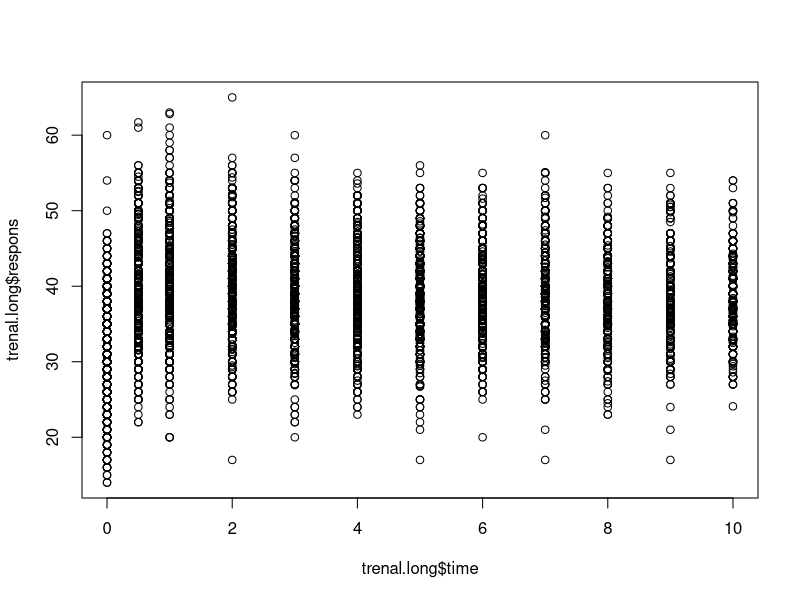
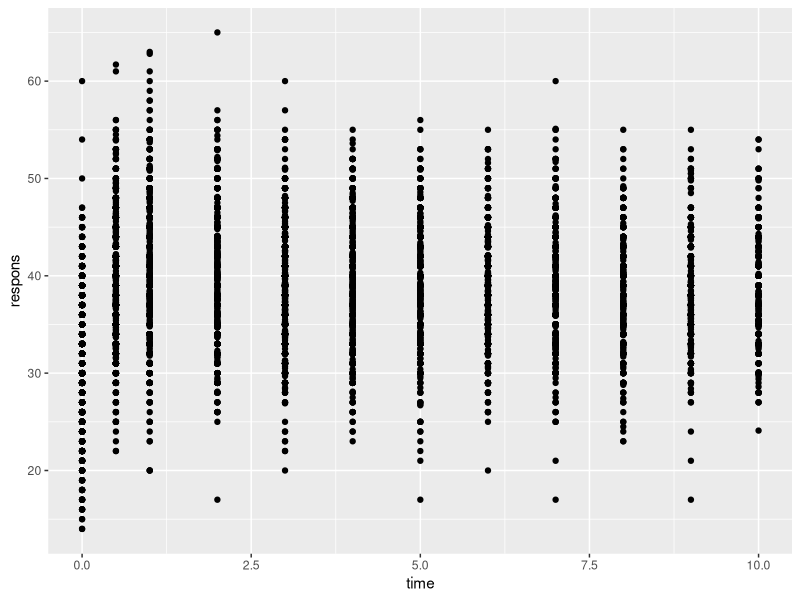
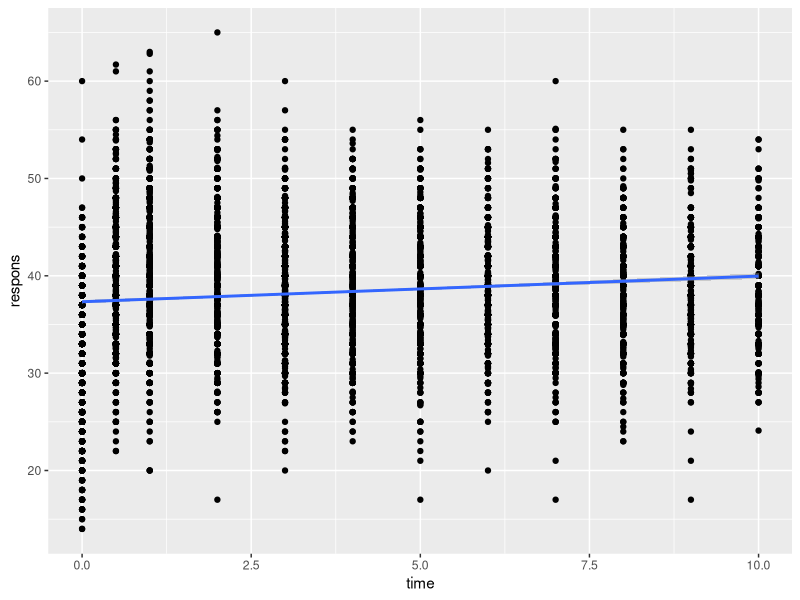
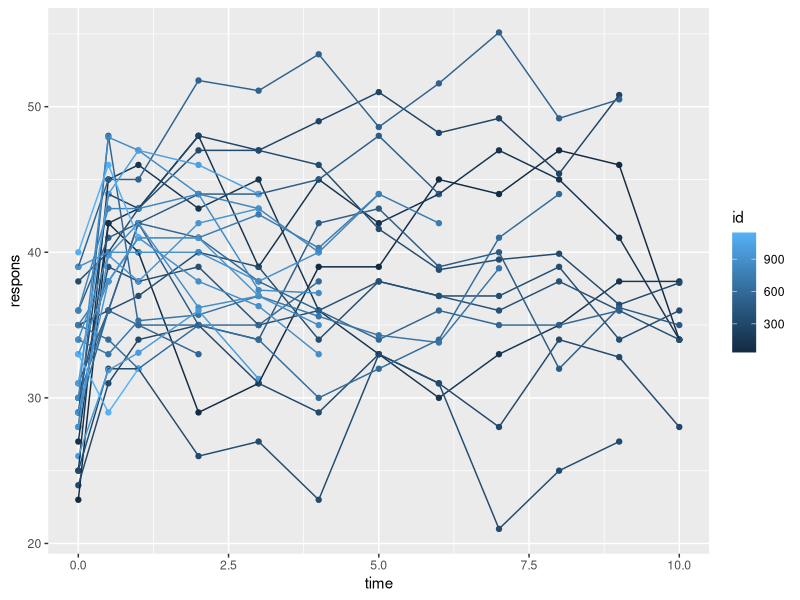
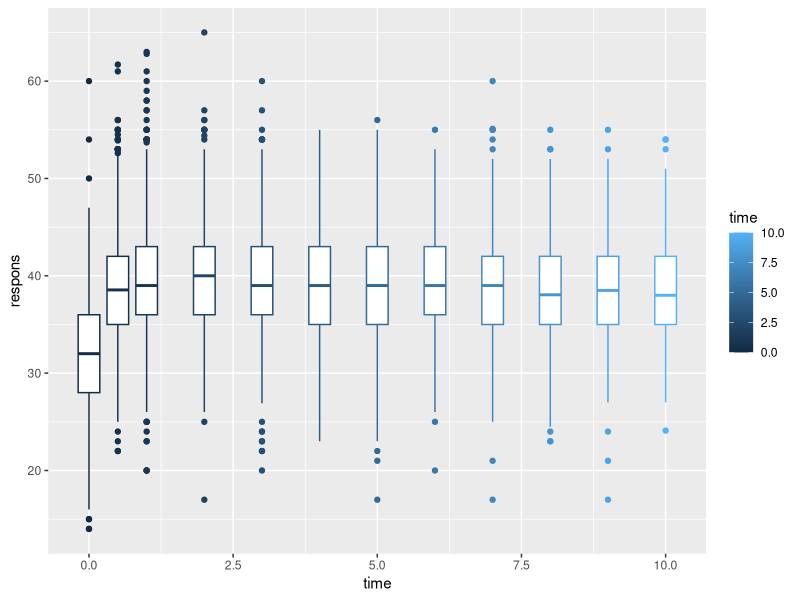
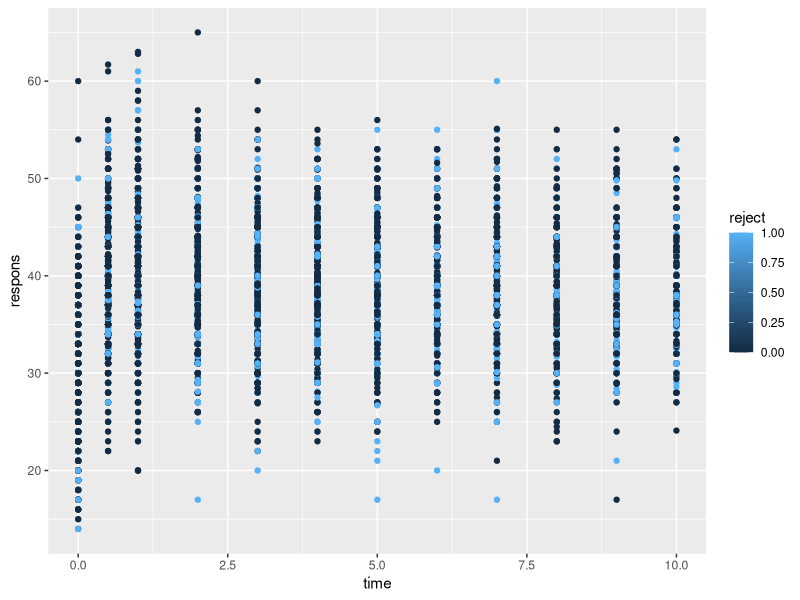
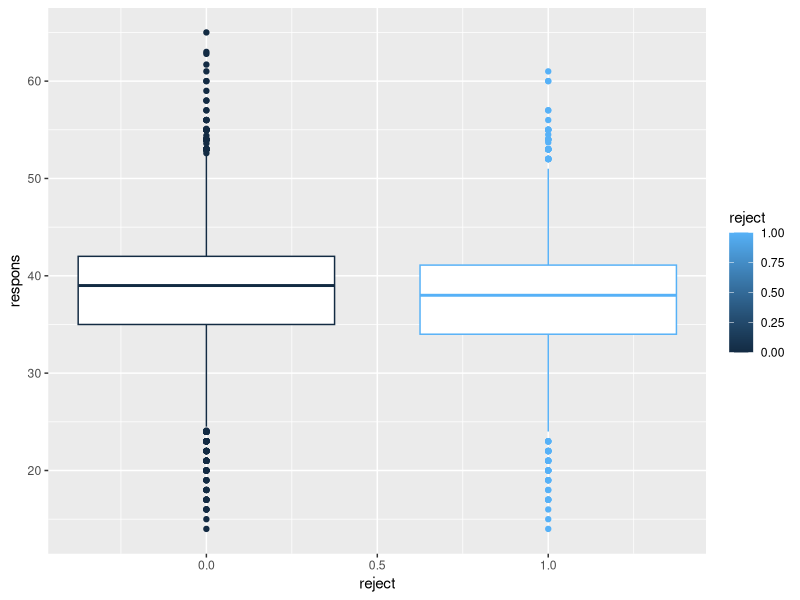
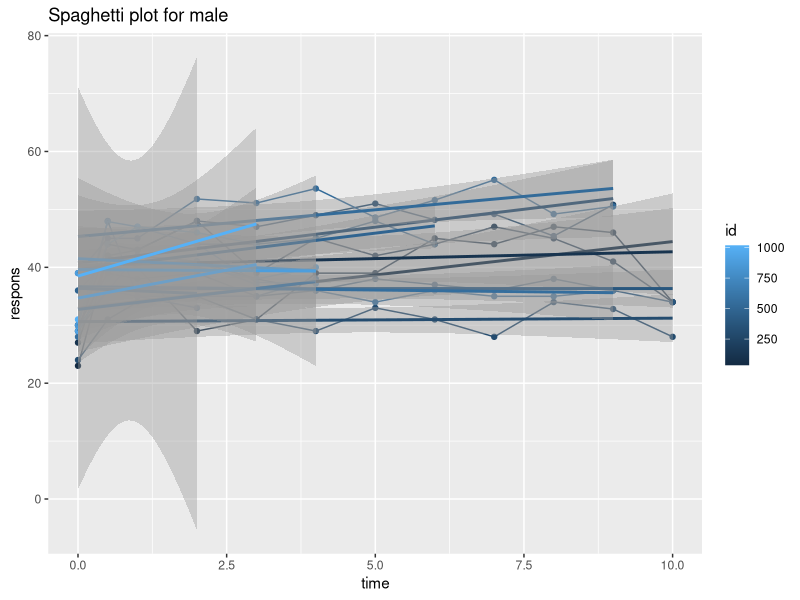

These charts were generated, in order, by the following R code:
## ---- chunk 1
knitr::opts_chunk$set(echo = TRUE)
## ---- chunk 2
install.packages("readxl")
library(readxl)
trenal <- read_excel("Trenal.XLS")
summary(trenal)
## ---- chunk 3
trenal= trenal[,-18]
summary(trenal)
## ---- chunk 4
dim(trenal)
## ---- chunk 5
trenal.long = trenal[,13:20]
summary(trenal.long)
## ---- chunk 6
dim(trenal.long)
## ---- chunk 7
#install.packages("magrittr") # package installations are only needed the first time you use it
#install.packages("dplyr")    # alternative installation of the %>%
library(magrittr) # needs to be run every time you start R and want to use %>%
library(dplyr)   
data <- trenal.long %>% 
  relocate(id) %>%
  relocate(j,.after=id)%>%
  relocate(time,.after = j)%>%
  relocate(respons,.after=time)
trenal.long$id = as.factor(trenal.long$id)
trenal.long$j = as.factor(trenal.long$j)
trenal.long$male = as.factor(trenal.long$male)
trenal.long$cardio = as.factor(trenal.long$cardio)
trenal.long$reject = as.factor(trenal.long$reject)
summary(trenal.long)
length(unique(trenal.long$id))
## ---- chunk 8
# Plot the raw data
plot(trenal.long$time,trenal.long$respons)
## ---- chunk 9
library(ggplot2)
library(nlme)
library(lme4)

#Plot data
ggplot(data, aes(x=time, y=respons)) + geom_point()

#Plot data with lm line
ggplot(data, aes(x=time, y=respons)) + geom_point() + geom_smooth(method="lm")

## ---- chunk 10
#Select a sample of data to plot
set.seed(1)
selected <- sample(1:length(unique(trenal.long$id)),30,replace=T) # random samples and permutations
#selected.vector = as.vector(selected)
data.selected = data[(data$id %in% c(selected)), ] 
## ---- chunk 11

#data.selected = data[data$id == selected.vector,]# why the dim(data.selected) = 12 x 8
# Plot the respons over time for different id
# If some responses are not available, NA
ggplot(data.selected, aes(x=time, y=respons, group=id,color=id)) + geom_point()  +geom_line()
#ggplot(data.selected, aes(x=time, y=na.pass(respons), group=id,color=id)) + geom_point()  +geom_line()
## ---- chunk 12
# Box plot
p <- ggplot(data, aes(x=time, y=respons,group =time, color = time)) +  
  geom_boxplot()
p
## ---- chunk 13
#Plot individual data
ggplot(data, aes(x=time, y=respons, group=reject,color=reject)) + geom_point() 
## ---- chunk 14
# Box plot
p <- ggplot(data, aes(x=reject, y=respons,group = reject, color = reject)) +  
  geom_boxplot()
p
## ---- chunk 15
data.male =  data[(data$male == "1" ), ] 
data.female =  data[(data$male == "0" ), ] 
data.male.selected =  data[(data$male == "1" & data$id %in% c(selected)), ] 
data.female.selected =  data[(data$male == "0" & data$id %in% c(selected)), ]
## ---- chunk 16
ggplot(data.male.selected, aes(x=time, y =respons, group=id,color=id)) + geom_point()  +geom_line()+ggtitle("Spaghetti plot for male")+ geom_smooth(method="lm")
ggplot(data.female.selected, aes(x=time, y= respons, group=id,color=id)) + geom_point()  +geom_line()+ggtitle("Spaghetti plot for female")+ geom_smooth(method="lm")
## ---- chunk 17
p <- ggplot(data, aes(x=time, y=respons,fill= male)) +  
  geom_boxplot()
p
## ---- chunk 18

p.box.male <- ggplot(data.male, aes(x=time, y=respons,group = time, color = time)) +  
  geom_boxplot()
p.box.male

p.box.female <- ggplot(data.female, aes(x=time, y=respons,group = time, color = time)) +  
  geom_boxplot()
p.box.female
## ---- chunk 19
#Plot individual data
ggplot(data.selected, aes(x=time, y=respons, group=age,color=age)) + geom_point() +geom_line()
## ---- chunk 20
p <- ggplot(data, aes(x=age, y=respons,group = age, color = age)) +  
  geom_boxplot()
p
## ---- chunk 21
#Plot individual data
ggplot(data.selected, aes(x=time, y=respons, group=cardio,color=cardio)) + geom_point()  +geom_line()
## ---- chunk 22
p <- ggplot(data, aes(x=cardio, y=respons,group = cardio, color = cardio)) +  
  geom_boxplot()
p
## ---- chunk 23
trenal.wide = trenal[,1:17]
summary(trenal.wide)
## ---- chunk 24
cor(trenal.wide$HC0,trenal.wide$HC06)
## ---- chunk 25
# scatter plot matrix

pairs(~HC0+HC06+HC1+HC2+HC3+HC4+HC5+HC6+HC7+HC8+HC9+HC10,data=trenal.wide,
   main="Simple Scatterplot Matrix")
## ---- chunk 26
#Lm
lm<-lm(respons~time,data=data)
summary(lm)

## ---- chunk 27
#Plot individual data
ggplot(data, aes(x=time, y=respons, group=male,color=male)) + geom_point() 
#Spaghetti Plot
ggplot(data, aes(x=time, y=respons, group=male,color=male)) + geom_point() +geom_line()
#Spaghetti with fitted lines
ggplot(data, aes(x=time, y=respons, group=male,color=male)) + geom_point()+ geom_smooth(method="lm",se=F) +geom_line()


## ---- chunk 28
#lme
#data = trenal.long
#lme <- lme(repsons ~ time + age ,data=data)
#lme<-lme(respons~time+age+male+reject+cardio,data=data)
#summary(lme)

#newdata<-data.frame(ID=c(1,2,3,4,5),week=c(3,3,3,3,3))
#newdata$prediction<-predict(lm,newdata=newdata)
#newdata
#predict(lme,newdata=newdata,level=0:1)


